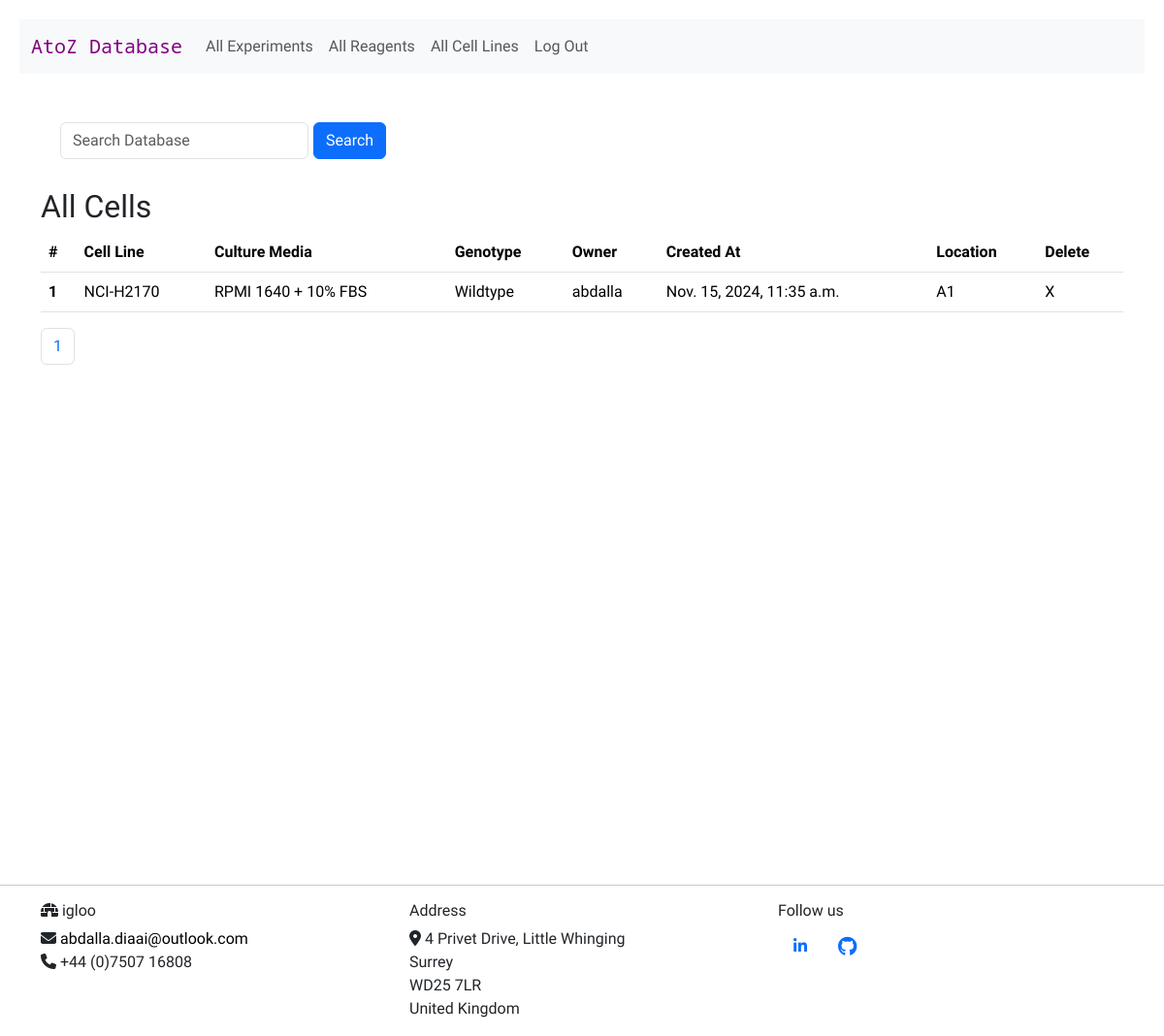
/view_cells (signed in), run on the app's committed database.
### reagents/models.py (models this page shows, shortened)
class TimeStampedModel(models.Model):
    created_at = models.DateTimeField(auto_now_add=True)
    updated_at = models.DateTimeField(auto_now=True)
    class Meta:
        abstract = True

class CellLine(TimeStampedModel):
    CHOICES = [("Wildtype", True), ("Modified", False)]
    created = TimeStampedModel.created_at
    cell_name = models.CharField(max_length=300, blank=True, null=True)
    media = models.CharField(max_length=300, blank=True, null=True)
    genotype = models.CharField(max_length=30, choices=CHOICES, default=True)
    owner = models.ForeignKey(settings.AUTH_USER_MODEL, on_delete=models.CASCADE, null=True)
    storage_position = models.CharField(max_length=10, blank=True, null=True)

class User(AbstractUser):
    pass

### reagents/views.py (the view)
# urls.py: path("view_cells", views.view_cells, name="view_cells"),
@login_required
def view_cells(request):
    cells = CellLine.objects.all()
    paginator = Paginator(cells, 10)
    page_number = request.GET.get("page")
    page_obj = paginator.get_page(page_number)
    return render(
        request,
        "reagents/cells.html",
        {"page_obj": page_obj, "paginator": paginator,
         "search_form": CellsSearch()
         }
    )

### reagents/forms.py
class CellsSearch(forms.Form):
    search = forms.CharField(
        label="",
        widget=forms.TextInput(
            attrs={"placeholder": "Search Database", "class": "form-control"}
        ),
    )
    database_to_search = models.CharField(max_length=30)

### reagents/templates/reagents/cells.html (shortened to what this page needs)
{% extends "reagents/layout.html" %}
{% load static %}
{% block body %}
<form class="d-flex" action="{% url 'cells_search' %}" method="POST">
    <div class="form-group">
        {{ search_form }}
    </div>
    <button class="btn btn-primary" type="submit">Search</button>
</form>
<h2>All Cells</h2>
{% if user.is_authenticated %}
<div>
    <table class="table">
        <thead>
            <tr>
                <th scope="col">#</th>
                <th scope="col">Cell Line</th>
                <th scope="col">Culture Media</th>
                <th scope="col">Genotype</th>
                <th scope="col">Owner</th>
                <th scope="col">Created At</th>
                <th scope="col">Location</th>
                <th scope="col">Delete</th>
            </tr>
        </thead>
        <tbody>
            {% for cell in page_obj %}
            <tr>
                <th scope="row">{{ cell.id }}</th>
                <td>{{ cell.cell_name }}</td>
                <td>{{ cell.media }}</td>
                <td>{{ cell.genotype }}</td>
                <td>{{ cell.owner }}</td>
                <td> {{ cell.created }}</td>
                <td>{{ cell.storage_position }}</td>
                <td><a id="delete" href="{% url 'delete_cell' cell.id %}">X</a></td>
            </tr>
            {% endfor %}
        </tbody>
    </table>
</div>
{% if paginator.count > 0 %}
<nav aria-label="Page navigation example">
    <ul class="pagination">
        {% for page_number in paginator.page_range %}
        {% if page.obj.number == page_number %}
        <li class="page-item active"><a class="page-link" href="">{{ page_number }}</a></li>
        {% else %}
        <li class="page-item"><a class="page-link" href="?page={{ page_number }}">{{ page_number }}</a></li>
        {% endif %}
        {% endfor %}
    </ul>
</nav>
{% endif %}
{% endif %}
{% endblock %}

### reagents/static/reagents/styles.css (style rules this page uses)
.form-group { margin: 10px 0 10px 0; }
button { margin: 10px 0 10px 5px; cursor: pointer; }
form { padding: 20px; }
#id_search { margin-inline-end: 10px; }
body { font-family: "Ubuntu", sans-serif; font-weight: 300; font-style: normal; }
a { text-decoration: none; color: black; }

### data on the page
CellLine: id "1", cell_name "NCI-H2170", media "RPMI 1640 + 10% FBS", genotype "Wildtype", owner "abdalla", created "Nov. 15, 2024, 11:35 a.m.", storage_position "A1"

### other printed values
{{ page_number }} "1"
